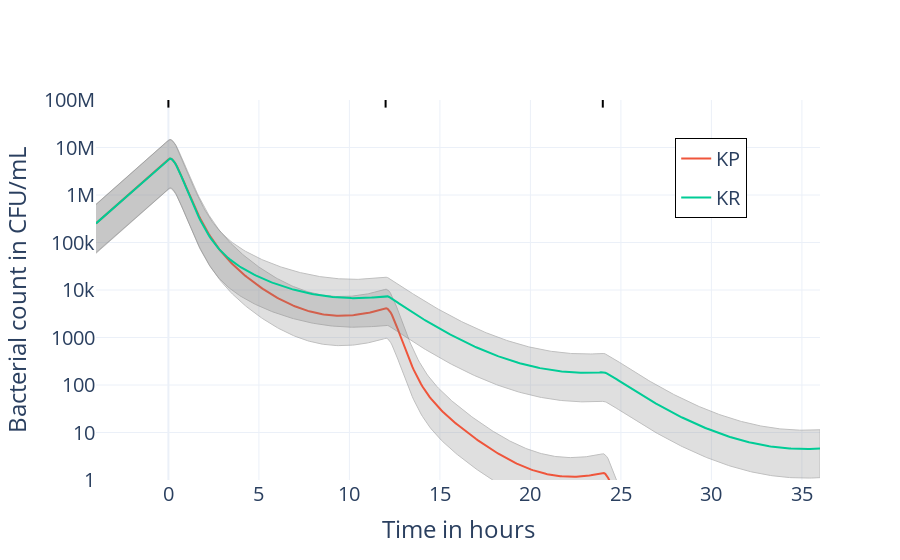

Here is the notebook cell this chart was saved with:
### Markdown cell above
## Predict treatment response with likely models for clinical dosing regimen

### Code cell
# Define KP model
directory = os.path.dirname(os.path.dirname(os.getcwd()))
kp_model = chi.PharmacokineticModel(directory + '/models/KP_model.xml')
kp_model.set_administration(compartment='central', direct=False)
kp_model.set_parameter_names(names={
    'myokit.bacterial_count_susceptible': 'Initial bacterial count in CFU/ml',
    'myokit.death_rate': 'Death rate in 1/h',
    'myokit.growth_rate': 'Growth rate in 1/h',
    'myokit.kappa': 'Kill rate in ml/ng/h',
    'myokit.transition_rate_12': 'Transition rate to dividing in 1/h',
    'myokit.transition_rate_21': 'Transition rate to non-dividing in ml/ng/h'})
kp_model.set_outputs(['myokit.total_bacterial_count'])
kp_model.set_output_names({
    'myokit.total_bacterial_count': 'Bacterial count in CFU/ml'})
kp_model = chi.ReducedMechanisticModel(
    kp_model)
kp_model.fix_parameters({
    'central.drug_amount': 0,
    'dose.drug_amount': 0,
    'myokit.bacterial_count_adapted': 0,
    'dose.absorption_rate': 2.7,           # in 1/h, Sanchez et al
    'central.size': 3.7 * 70,              # in L/kg, Sanchez et al for 70 kg
    'myokit.elimination_rate': 0.17,       # in 1/h, Sanchez et al
    'myokit.gamma': 1})

# Define KR model
kr_model = chi.PharmacokineticModel(directory + '/models/KR_model.xml')
kr_model.set_administration(compartment='central', direct=False)
kr_model.set_parameter_names(names={
    'myokit.bacterial_count_susceptible': 'Initial bacterial count in CFU/ml',
    'myokit.concentration_e50_adapted': 'Adapted EC 50 in ng/ml',
    'myokit.growth_rate': 'Growth rate in 1/h',
    'myokit.kappa_adapted': 'Adapted max. kill rate in 1/h',
    'myokit.kappa_susceptible': 'Wild type kill rate in ml/ng/h',
    'myokit.mutation_rate': 'Mutation rate in ml/ng/h'})
kr_model.set_outputs(['myokit.total_bacterial_count'])
kr_model.set_output_names({
    'myokit.total_bacterial_count': 'Bacterial count in CFU/ml'})
kr_model = chi.ReducedMechanisticModel(
    kr_model)
kr_model.fix_parameters({
    'central.drug_amount': 0,
    'dose.drug_amount': 0,
    'myokit.bacterial_count_adapted': 0,
    'dose.absorption_rate': 2.7,           # in 1/h, Sanchez et al
    'central.size': 3.7 * 70,              # in L/kg, Sanchez et al for 70 kg
    'myokit.elimination_rate': 0.17,       # in 1/h, Sanchez et al
    'myokit.gamma': 1})

# Load MLE parameters
directory = os.getcwd()
models = ['KP_model', 'KR_model']
parameters = []
for model in models:
    inf_data = xr.load_dataarray(
        directory + '/derived_data/%s_inference_data.nc' % model)
    parameters.append(inf_data.values)

# Set dosing regimen (250 mg twice a day, Sanchez et. al.)
kp_model.set_dosing_regimen(dose=250E3, start=4, period=12)
kr_model.set_dosing_regimen(dose=250E3, start=4, period=12)

# Simulate treatment response
times = np.linspace(0, 40, 500)
sim_kp = kp_model.simulate(parameters=parameters[0][:-1], times=times)[0]
sim_kr = kr_model.simulate(parameters=parameters[1][:-1], times=times)[0]

# Visualise prediction
fig = go.Figure()
colors = plotly.colors.qualitative.Plotly

# Shift times to make start of first dose to coincide with 0
times -= 4

# Plot KP prediction
sigma = parameters[0][-1]
lower = sim_kp * lognorm.ppf(0.05, s=sigma, scale=np.exp(-sigma**2/2))
upper = sim_kp * lognorm.ppf(0.95, s=sigma, scale=np.exp(-sigma**2/2))
fig.add_trace(go.Scatter(
    x=np.concatenate((times, times[::-1])),
    y=np.concatenate((lower, upper[::-1])),
    name='KP',
    legendgroup='KP',
    fill='toself',
    opacity=0.5,
    showlegend=False,
    line=dict(color='grey', width=1)
))
fig.add_trace(go.Scatter(
    x=times,
    y = sim_kp,
    name='KP',
    legendgroup='KP',
    line=dict(color=colors[1])
))

# Plot KR prediction
sigma = parameters[1][-1]
lower = sim_kr * lognorm.ppf(0.05, s=sigma, scale=np.exp(-sigma**2/2))
upper = sim_kr * lognorm.ppf(0.95, s=sigma, scale=np.exp(-sigma**2/2))
fig.add_trace(go.Scatter(
    x=np.concatenate((times, times[::-1])),
    y=np.concatenate((lower, upper[::-1])),
    name='KR',
    legendgroup='KR',
    fill='toself',
    opacity=0.5,
    showlegend=False,
    line=dict(color='grey', width=1)
))
fig.add_trace(go.Scatter(
    x=times,
    y = sim_kr,
    name='KR',
    legendgroup='KR',
    line=dict(color=colors[2])
))

# Add lines to indicate time point of dose administration
fig.add_shape(
    type="line",
    x0=0, x1=0,
    yref="paper",
    y0=0.98, y1=1,
    line=dict(color='Black')
)
fig.add_shape(
    type="line",
    x0=12, x1=12,
    yref="paper",
    y0=0.98, y1=1,
    line=dict(color='Black')
)
fig.add_shape(
    type="line",
    x0=24, x1=24,
    yref="paper",
    y0=0.98, y1=1,
    line=dict(color='Black')
)

# Set layout
fig.update_layout(
    template='plotly_white',
    xaxis_title='Time in hours',
    yaxis_title='Bacterial count in CFU/mL',
    yaxis_type='log',
    yaxis_range=[0, 8],
    legend=dict(
        yanchor="top",
        y=0.9,
        xanchor="left",
        x=0.8,
        bordercolor="Black",
        borderwidth=1
    ),
    font=dict(size=20),
)

directory = os.getcwd()
fig.write_image(directory + '/MLE_predictions.pdf', width=500, height=500)
fig.show()

### Figure 1 — Plotly figure (JSON) as saved in the notebook; plotly's stock layout.template omitted (floating-point values rounded to 4 significant figures; data arrays with more than 128 entries replaced by an {"elided": "..."} marker saying what was removed)
{"data": [{"fill": "toself", "legendgroup": "KP", "line": {"color": "grey", "width": 1}, "name": "KP", "opacity": 0.5, "showlegend": false, "type": "scatter", "x": {"elided": "1000 float values"}, "y": {"elided": "1000 float values"}}, {"legendgroup": "KP", "line": {"color": "#EF553B"}, "name": "KP", "type": "scatter", "x": {"elided": "500 float values"}, "y": {"elided": "500 float values"}}, {"fill": "toself", "legendgroup": "KR", "line": {"color": "grey", "width": 1}, "name": "KR", "opacity": 0.5, "showlegend": false, "type": "scatter", "x": {"elided": "1000 float values"}, "y": {"elided": "1000 float values"}}, {"legendgroup": "KR", "line": {"color": "#00CC96"}, "name": "KR", "type": "scatter", "x": {"elided": "500 float values"}, "y": {"elided": "500 float values"}}], "layout": {"font": {"size": 20}, "legend": {"bordercolor": "Black", "borderwidth": 1, "x": 0.8, "xanchor": "left", "y": 0.9, "yanchor": "top"}, "shapes": [{"line": {"color": "Black"}, "type": "line", "x0": 0, "x1": 0, "y0": 0.98, "y1": 1, "yref": "paper"}, {"line": {"color": "Black"}, "type": "line", "x0": 12, "x1": 12, "y0": 0.98, "y1": 1, "yref": "paper"}, {"line": {"color": "Black"}, "type": "line", "x0": 24, "x1": 24, "y0": 0.98, "y1": 1, "yref": "paper"}], "xaxis": {"title": {"text": "Time in hours"}}, "yaxis": {"range": [0, 8], "title": {"text": "Bacterial count in CFU/mL"}, "type": "log"}}}
